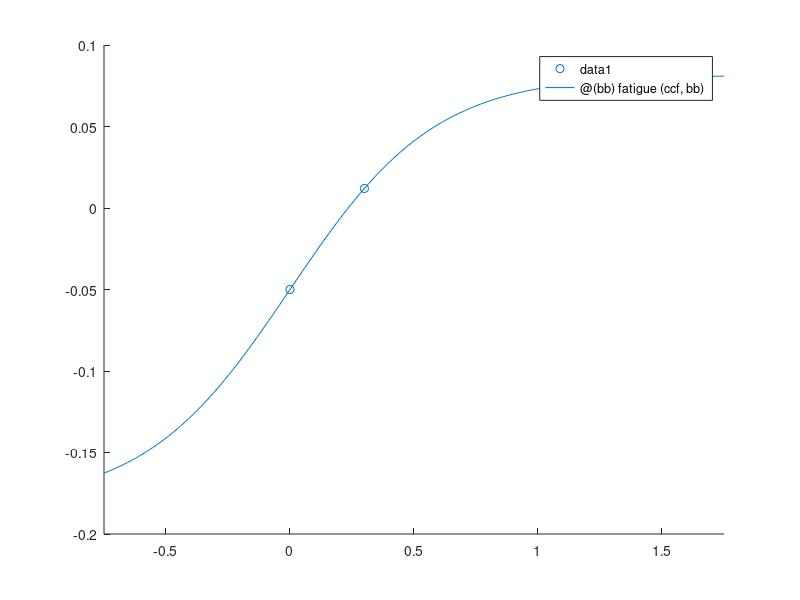

This figure's MATLAB source:
clear; clc;

bBar = 0.3;
rf = 0.04;

atB = [ 0.0, bBar, 1.5];
primSurp = [ -0.05, rf*bBar, 0.08 ];

fatigue = @(coefs, b) coefs(1) +  coefs(2) ./ (1.0 + exp( - coefs(3) * b));

ccf = fsolve( @(cc) primSurp - fatigue(cc, atB), [0.0 0.5 1.0]);

scatter(atB, primSurp);
hold on;
fplot( @(bb) fatigue(ccf, bb), [-0.75, 1.75]);

